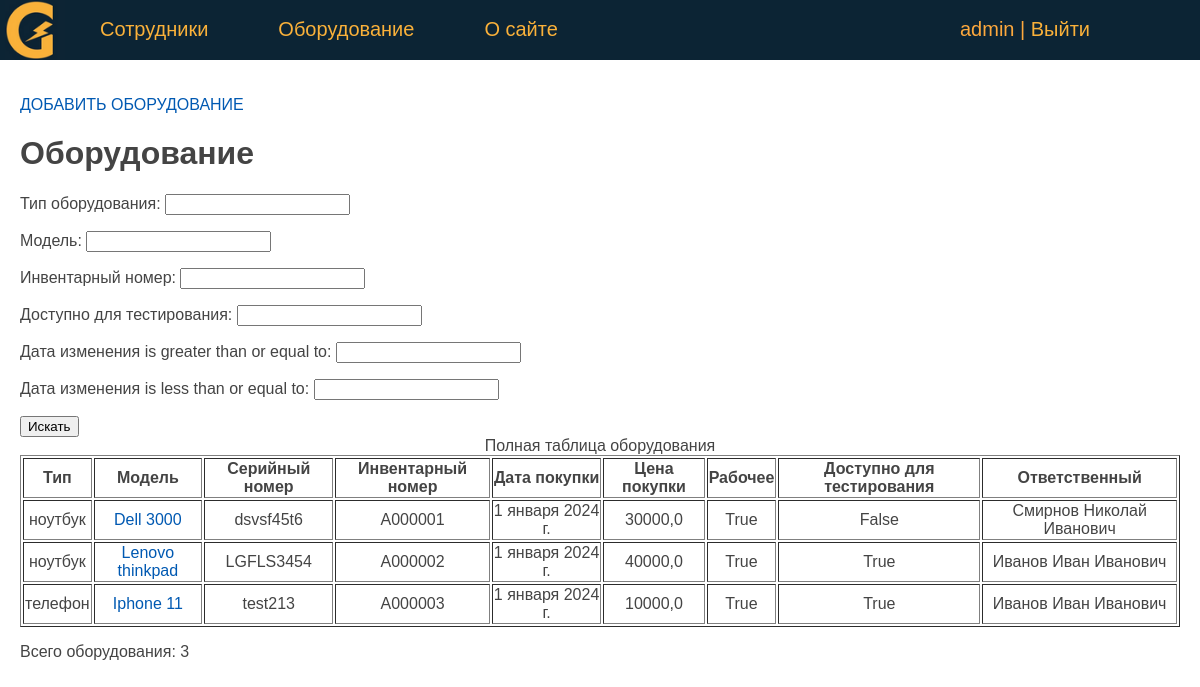
Screenshot of /equipments/ (signed in) with the database file from the repository.
### eqlog/models.py (models this page shows, shortened)
class Equipment(models.Model):
    type = models.CharField(verbose_name='Тип оборудования', max_length=50)
    model = models.CharField(verbose_name='Модель', max_length=50)
    serial_number = models.CharField(verbose_name='Серийный номер', max_length=50)
    id_number = models.CharField(verbose_name='Инвентарный номер', max_length=10)
    sale_date = models.DateField(verbose_name='Дата покупки', default=date(2024, 1, 1))
    price = models.FloatField(verbose_name='Цена покупки', max_length=10)
    is_working = models.BooleanField(verbose_name='Работает', default=True)
    testing = models.BooleanField(verbose_name='Доступно для тестирования', default=False)
    description = models.TextField(verbose_name='Описание')
    created_at = models.DateTimeField(verbose_name='Дата создания', auto_now_add=True)
    updated_at = models.DateTimeField(verbose_name='Дата изменения', auto_now=True)
    person = models.ForeignKey('Person', on_delete=models.PROTECT, verbose_name='Сотрудник', related_name='get_equipments')
    slug = models.SlugField(verbose_name='URL', max_length=255, unique=True, db_index=True)
    objects = models.Manager()
    def get_absolute_url(self):
        return reverse('equipment', kwargs={'equip_slug': self.slug})
    class Meta:
        verbose_name = 'Оборудование'
        verbose_name_plural = 'Оборудование'
        ordering = ['type', 'model']

class Person(models.Model):
    last_name = models.CharField(verbose_name='Фамилия', max_length=50)
    first_name = models.CharField(verbose_name='Имя', max_length=50)
    middle_name = models.CharField(verbose_name='Отчество', max_length=50)
    department = models.ForeignKey('Department', on_delete=models.PROTECT, verbose_name='Отдел', related_name='get_persons')
    job_title = models.CharField(verbose_name='Должность', max_length=50)
    jobing_at = models.DateField(verbose_name='Дата трудоустройства', default=date(2020, 1, 1))
    created_at = models.DateTimeField(verbose_name='Дата создания', auto_now_add=True)
    updated_at = models.DateTimeField(verbose_name='Дата изменения', auto_now=True)
    remote = models.BooleanField(verbose_name='Удаленщик', default=False)
    is_working = models.BooleanField(verbose_name='Работает', default=True)
    city = models.CharField(verbose_name='Город', max_length=50, default='Москва')
    slug = models.SlugField(verbose_name='URL', max_length=255, unique=True, db_index=True)
    objects = models.Manager()
    @property
    def fio(self):
        return f'{self.last_name} {self.first_name} {self.middle_name}'
    class Meta:
        verbose_name = 'Сотрудник'
        verbose_name_plural = 'Сотрудники'
        ordering = ['last_name', 'first_name']
    def __str__(self):
        return self.fio

### eqlog/views.py (the view)
# urls.py: path('equipments/', Equipments.as_view(), name='equipments'),
class Equipments(DataMixin, ListView):
    model = Equipment
    template_name = 'eqlog/equipments.html'
    context_object_name = 'equipments'
    paginate_by = 20
    def get_context_data(self, **kwargs):
        context = super().get_context_data(**kwargs)
        auth = self.request.user.is_authenticated
        queryset = self.get_queryset()
        eq_filter = EquipmentFilter(self.request.GET, queryset)
        c_def = self.get_user_context(title='Оборудование', auth=auth, eq_filter=eq_filter)
        return {**context, **c_def}
    def get_queryset(self):
        queryset = super().get_queryset()
        eq_filter = EquipmentFilter(self.request.GET, queryset)
        return eq_filter.qs

### eqlog/utils.py (called while the page is built)
    def get_user_context(self, **kwargs):
        context = kwargs
        context['menu'] = menu
        return context

### eqlog/templates/eqlog/equipments.html
{% extends 'eqlog/base.html' %}
{% block content %}
    {% if auth %}
        <p><a href="{% url 'add_equipment' %}">ДОБАВИТЬ ОБОРУДОВАНИЕ</a> </p>
        <h1>{{ title }}</h1>
        <form method="get" action="{% url 'equipments' %}">
            {{ eq_filter.form.as_p }}
            <button type="submit">Искать</button>
        </form>
        <table border="1">
            <caption>Полная таблица оборудования</caption>
            <tr>
                <th>Тип</th>
                <th>Модель</th>
                <th>Серийный номер</th>
                <th>Инвентарный номер</th>
                <th>Дата покупки</th>
                <th>Цена покупки</th>
                <th>Рабочее</th>
                <th>Доступно для тестирования</th>
                <th>Ответственный</th>
           </tr>
            {% for e in equipments %}
                <tr>
                    <td>{{ e.type }}</td>
                    <td><a href="{{ e.get_absolute_url }}"> {{ e.model }}</a></td>
                    <td>{{ e.serial_number }}</td>
                    <td>{{ e.id_number }}</td>
                    <td>{{ e.sale_date }}</td>
                    <td>{{ e.price }}</td>
                    <td>{{ e.is_working }}</td>
                    <td>{{ e.testing }}</td>
                    <td>{{ e.person }}</td>
                </tr>
            {% endfor %}
        </table>
        <p> Всего оборудования: {{ equipments | length }}</p>
    {% endif %}
{% endblock %}

### eqlog/templates/eqlog/base.html (shortened to what this page needs)
<!DOCTYPE html>
{% load static %}
<html>
<head>
    <link type="text/css" href="/static/eqlog/css/styles.css" rel="stylesheet" />
</head>
<body bgcolor="white">
    {% block mainmenu %}
    <header class="header">
    <ul id="mainmenu" class="mainmenu">
        <li class="logo">
            <a href="{% url 'home' %}"><div class="logo"></div></a>
        </li>
        {% for m in menu %}
            <li><a href="{% url m.url_name %}"> {{ m.title }} </a></li>
        {% endfor %}
        <li class="last">
            {% if request.user.is_authenticated %}
                <li class="last"> {{user.username}} | <a href="{% url 'logout' %}">Выйти</a> </li>
            {% else %}
                <li class="last"><a href="{% url 'login' %}">Войти</a> </li>
            {% endif %}
        </li>
    </ul>
    </header>
    {% endblock mainmenu %}
    <main>
        {% block content %}
        {% endblock content %}
    </main>
</body>
</html>

### eqlog/static/eqlog/css/styles.css (style rules this page uses)
body { font-family: 'Arial'; margin: 0; padding: 0; height: 100%; width: 100%; color: #444; }
a { color: #0059b2; text-decoration: none; }
.header { background: #0c2434; height: 60px; }
main { padding: 20px; }
.logo { background: url('../images/logo_home.png') no-repeat 0px 0px; background-size: contain; background-position: center; width: 70px; height: 60px; }
ul.mainmenu { list-style: none; margin: 0; padding: 0; height: 60px; color: #FDA83D; font-size: 20px; overflow: hidden; }
ul.mainmenu li { float: left; margin: 18px 40px 0 30px; }
ul.mainmenu li.logo { margin: 0; }
ul.mainmenu li.last { float: right; }
ul.mainmenu li a { color: #fab13a; text-decoration: none; }
td { text-align: center; }

### rows the page displays
Equipment: type "ноутбук", model "Dell 3000", serial_number "dsvsf45t6", id_number "А000001", sale_date "1 января 2024 г.", price "30000,0", is_working "True", testing "False", person "Смирнов Николай Иванович"
Equipment: type "ноутбук", model "Lenovo thinkpad", serial_number "LGFLS3454", id_number "А000002", sale_date "1 января 2024 г.", price "40000,0", is_working "True", testing "True", person "Иванов Иван Иванович"
Equipment: type "телефон", model "Iphone 11", serial_number "test213", id_number "А000003", sale_date "1 января 2024 г.", price "10000,0", is_working "True", testing "True", person "Иванов Иван Иванович"

### other values shown
{{ m.title }} "Сотрудники" "Оборудование" "О сайте"
{{ user.username }} "admin"
{{ title }} "Оборудование"
{{ equipments | length }} "3"
